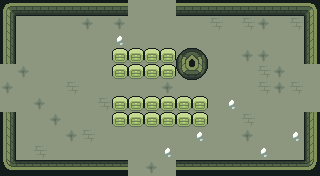

This game map was drawn from its Tiled (.tmx) file and the tilesets committed beside it. A one-line description and the full map source follow:
An orthogonal 20x11 tile map with 16x16 px tiles, 6 tile layers (ground, dressing, decor, walls, ...), 3 tilesets and 12 objects (6x PROP, 5x ENTRY, CHEST).

<map version="1.10" tiledversion="1.10.2" orientation="orthogonal" renderorder="right-down" width="20" height="11" tilewidth="16" tileheight="16" infinite="0" nextlayerid="8" nextobjectid="13">
 <tileset firstgid="1" name="wall" tilewidth="16" tileheight="16" tilecount="110" columns="10">
  <image source="../../../gfx/tiles/ruins/tilesetwallsimple.png" width="160" height="176" />
 </tileset>
 <tileset firstgid="111" name="floor" tilewidth="16" tileheight="16" tilecount="374" columns="22">
  <image source="../../../gfx/tiles/ruins/tilesetinteriorfloor.png" width="352" height="272" />
 </tileset>
 <tileset firstgid="485" name="elements" tilewidth="16" tileheight="16" tilecount="27" columns="9">
  <image source="../../../gfx/tiles/ruins/elements.png" width="144" height="48" />
 </tileset>
 <layer id="1" name="ground" width="20" height="11">
  <data encoding="csv">
277,342,277,277,277,277,277,277,277,277,277,277,277,367,277,277,277,277,277,277,
277,277,277,277,277,367,277,367,277,277,277,277,277,342,277,342,367,277,342,277,
277,277,277,277,277,277,277,366,277,277,277,277,277,277,277,277,277,277,277,277,
277,277,277,277,277,277,277,277,277,277,277,277,277,277,277,367,367,277,277,277,
277,367,277,277,277,277,277,277,277,277,277,277,277,277,277,277,342,367,277,277,
367,277,277,277,342,277,277,277,277,277,367,277,277,277,277,277,342,367,342,277,
277,277,367,277,277,277,342,277,367,277,277,277,342,277,366,277,277,277,277,277,
277,277,277,367,277,277,277,277,277,277,277,277,277,277,277,342,277,277,277,277,
277,277,277,277,367,342,277,277,277,277,277,277,366,277,277,367,277,277,366,277,
342,277,342,277,277,277,277,277,277,277,366,277,277,277,277,277,366,277,277,277,
366,277,367,277,277,277,277,277,277,367,277,277,342,277,277,342,277,277,277,366
</data>
 </layer>
 <layer id="2" name="dressing" width="20" height="11">
  <data encoding="csv">
0,0,0,0,0,0,0,0,0,0,0,0,0,0,0,0,0,0,0,0,
0,0,0,0,0,0,0,0,0,0,0,0,0,0,0,0,0,0,0,0,
0,0,0,0,0,0,0,0,0,0,0,0,0,0,0,0,0,0,0,0,
0,0,0,0,0,0,0,0,0,0,0,0,0,0,0,0,0,0,0,0,
0,0,0,0,0,0,0,0,0,0,0,0,0,0,0,0,0,0,0,0,
0,0,0,0,0,0,0,0,0,0,0,0,0,0,0,0,0,0,0,0,
0,0,0,0,0,0,0,0,0,0,0,0,0,0,0,0,0,0,0,0,
0,0,0,0,0,0,0,0,0,0,0,0,0,0,0,0,0,0,0,0,
0,0,0,0,0,0,0,0,0,0,0,0,0,0,0,0,0,0,0,0,
0,0,0,0,0,0,0,0,0,0,0,0,0,0,0,0,0,0,0,0,
0,0,0,0,0,0,0,0,0,0,0,0,0,0,0,0,0,0,0,0
</data>
 </layer>
 <layer id="3" name="decor" width="20" height="11">
  <data encoding="csv">
0,0,0,0,0,0,0,0,0,0,0,0,0,0,0,0,0,0,0,0,
0,0,0,0,0,0,0,0,0,0,0,0,0,0,0,0,0,0,0,0,
0,0,0,0,0,0,0,0,0,0,0,0,0,0,0,0,0,0,0,0,
0,0,0,0,0,0,0,0,0,0,0,0,0,0,0,0,0,0,0,0,
0,0,0,0,0,0,0,0,0,0,0,0,0,0,0,0,0,0,0,0,
0,0,0,0,0,0,0,0,0,0,0,0,0,0,0,0,0,0,0,0,
0,0,0,0,0,0,0,0,0,0,0,0,0,0,0,0,0,0,0,0,
0,0,0,0,0,0,0,0,0,0,0,0,0,0,0,0,0,0,0,0,
0,0,0,0,0,0,0,0,0,0,0,0,0,0,0,0,0,0,0,0,
0,0,0,0,0,0,0,0,0,0,0,0,0,0,0,0,0,0,0,0,
0,0,0,0,0,0,0,0,0,0,0,0,0,0,0,0,0,0,0,0
</data>
 </layer>
 <layer id="4" name="walls" width="20" height="11">
  <data encoding="csv">
66,69,69,69,69,69,69,69,0,0,0,69,69,69,69,69,69,69,69,70,
76,0,0,0,0,0,0,0,0,0,0,0,0,0,0,0,0,0,0,80,
76,0,0,0,0,0,0,0,0,0,0,0,0,0,0,0,0,0,0,80,
76,0,0,0,0,0,0,0,0,0,0,0,0,0,0,0,0,0,0,80,
0,0,0,0,0,0,0,0,0,0,0,0,0,0,0,0,0,0,0,0,
0,0,0,0,0,0,0,0,0,0,0,0,0,0,0,0,0,0,0,0,
0,0,0,0,0,0,0,0,0,0,0,0,0,0,0,0,0,0,0,0,
76,0,0,0,0,0,0,0,0,0,0,0,0,0,0,0,0,0,0,80,
76,0,0,0,0,0,0,0,0,0,0,0,0,0,0,0,0,0,0,80,
76,0,0,0,0,0,0,0,0,0,0,0,0,0,0,0,0,0,0,80,
106,109,109,109,109,109,109,109,0,0,0,109,109,109,109,109,109,109,109,110
</data>
 </layer>
 <layer id="5" name="props" width="20" height="11">
  <data encoding="csv">
0,0,0,0,0,0,0,0,0,0,0,0,0,0,0,0,0,0,0,0,
0,0,0,0,0,0,0,0,0,0,0,0,0,0,0,0,0,0,0,0,
0,0,0,0,0,0,0,0,0,0,0,0,0,0,0,0,0,0,0,0,
0,0,0,0,0,0,0,492,492,492,492,78,79,0,0,0,0,0,0,0,
0,0,0,0,0,0,0,492,492,492,492,88,89,0,0,0,0,0,0,0,
0,0,0,0,0,0,0,0,0,0,0,0,0,0,0,0,0,0,0,0,
0,0,0,0,0,0,0,492,492,492,492,492,492,0,0,0,0,0,0,0,
0,0,0,0,0,0,0,492,492,492,492,492,492,0,0,0,0,0,0,0,
0,0,0,0,0,0,0,0,0,0,0,0,0,0,0,0,0,0,0,0,
0,0,0,0,0,0,0,0,0,0,0,0,0,0,0,0,0,0,0,0,
0,0,0,0,0,0,0,0,0,0,0,0,0,0,0,0,0,0,0,0
</data>
 </layer>
 <layer id="6" name="overhead" width="20" height="11">
  <data encoding="csv">
0,0,0,0,0,0,0,0,0,0,0,0,0,0,0,0,0,0,0,0,
0,0,0,0,0,0,0,0,0,0,0,0,0,0,0,0,0,0,0,0,
0,0,0,0,0,0,0,0,0,0,0,0,0,0,0,0,0,0,0,0,
0,0,0,0,0,0,0,0,0,0,0,0,0,0,0,0,0,0,0,0,
0,0,0,0,0,0,0,0,0,0,0,0,0,0,0,0,0,0,0,0,
0,0,0,0,0,0,0,0,0,0,0,0,0,0,0,0,0,0,0,0,
0,0,0,0,0,0,0,0,0,0,0,0,0,0,0,0,0,0,0,0,
0,0,0,0,0,0,0,0,0,0,0,0,0,0,0,0,0,0,0,0,
0,0,0,0,0,0,0,0,0,0,0,0,0,0,0,0,0,0,0,0,
0,0,0,0,0,0,0,0,0,0,0,0,0,0,0,0,0,0,0,0,
0,0,0,0,0,0,0,0,0,0,0,0,0,0,0,0,0,0,0,0
</data>
 </layer>
 <objectgroup id="7" name="spawns">
  <object id="1" name="UP" type="ENTRY" x="152" y="24" />
  <object id="2" name="DOWN" type="ENTRY" x="152" y="152" />
  <object id="3" name="LEFT" type="ENTRY" x="24" y="88" />
  <object id="4" name="RIGHT" type="ENTRY" x="296" y="88" />
  <object id="5" name="" type="ENTRY" x="168" y="88" />
  <object id="6" name="locked" type="CHEST" x="152" y="88" />
  <object id="7" name="torch" type="PROP" x="56" y="168" />
  <object id="8" name="torch" type="PROP" x="264" y="168" />
  <object id="9" name="torch" type="PROP" x="8" y="136" />
  <object id="10" name="torch" type="PROP" x="312" y="136" />
  <object id="11" name="banner" type="PROP" x="120" y="168" />
  <object id="12" name="banner" type="PROP" x="200" y="168" />
 </objectgroup>
</map>
